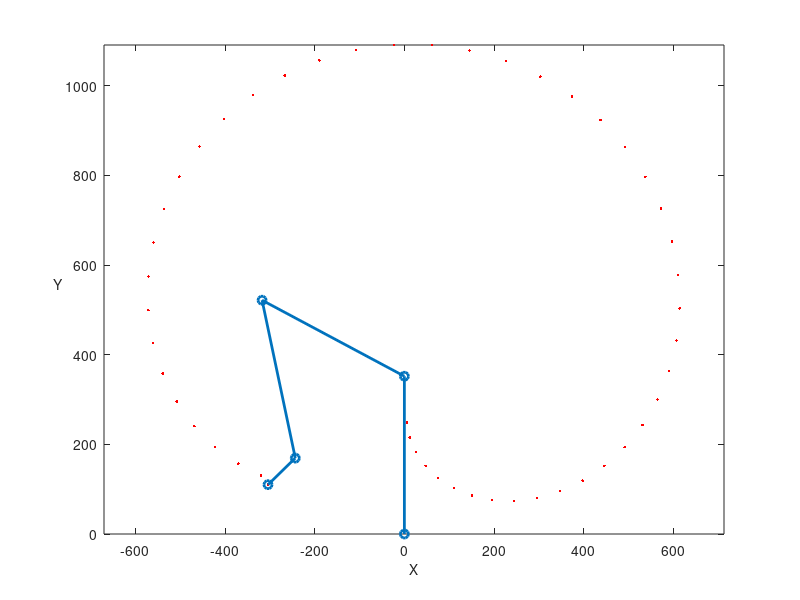

Write MATLAB code to recreate this figure. (Note: this script raises an error after producing the figure.)
clear ; close all ; clc ; %initialisation


% Définition des variables (Distances, Vitesses angulaires)
OA = 352 ; AB = 360 ; BC = 360 ; CP = 85 ;

ct = 1 ; N = 50 ;

t = linspace(0,1,N);

theta1P = 3 ; theta2P = 5 ; theta3P = 1;

thetai1 = (-20*pi./180) ; thetai2 = (-150*pi./180) ; thetai3 = (-115*pi./180) ;

% Conditions sur les angles;
theta1=theta1P*t+thetai1;
theta1(theta1<(-20*pi./180))=(-20*pi./180);
theta1(theta1>(180*pi./180))=(180*pi./180);

theta2=theta2P*t+thetai2;
theta2(theta2<(-150*pi./180))=(-150*pi./180);
theta2(theta2>(130*pi./180))=(130*pi./180);

theta3=theta3P*t+thetai3;
theta3(theta3<(-115*pi./180))=(-115*pi./180);
theta3(theta3>(115*pi./180))=(115*pi./180);

%Calcul des coordonnées des centres de chaque axe;

Bx = AB*cos(theta1);
By = OA + AB*sin(theta1);

Cx = Bx + BC*cos(theta2+theta1);
Cy = By + BC*sin(theta2+theta1);
 
Px = Cx + CP*cos(theta3+theta2+theta1);
Py = Cy + CP*sin(theta3+theta2+theta1);

% Affichage de chaque confirguraiton pour chaque point.
for j = 1 : N
    plot([Px],[Py],'r.',[0 0 Bx(j) Cx(j) Px(j)],[0 OA  By(j) Cy(j) Py(j)],'linewidth',2,"Marker","o")
    axis equal;
    xlabel('X','fontsize',10)
    ylabel('Y','fontsize',10,'Rotation',0)
    M(ct) = getframe(gcf);
    ct=ct+1;         
    clc;
end

%Ecriture et lecture de la vidéo;
movie(M);
videofile = VideoWriter('forward_kinematics.avi','Uncompressed Avi');
open(videofile);
writeVideo(videofile,M);
close(videofile)
